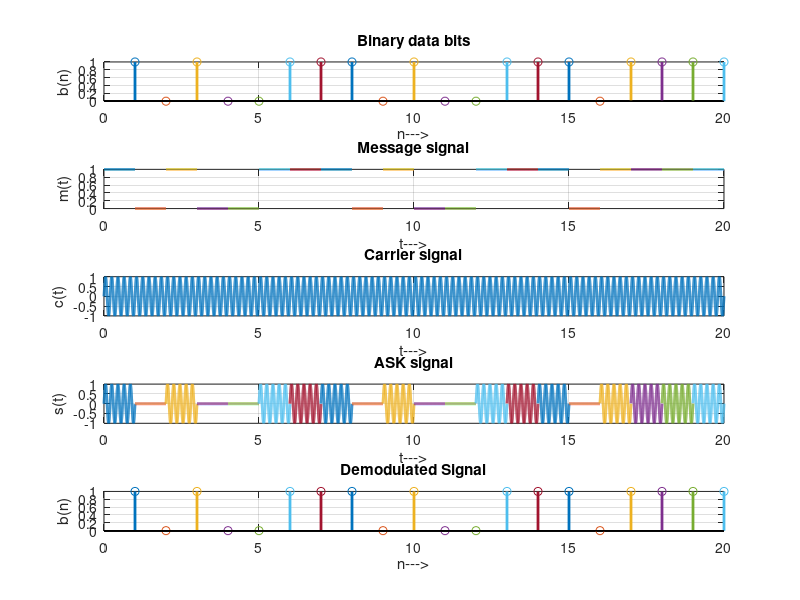

Write MATLAB code to recreate this figure.
%ASK
clc
clear all
close all
%Message signal generation
points=1000;
N=20;
m = rand(1,N);
subplot(5,1,1);
for i=1:N
if(m(i)>0.5)
    m(i)=1;
else
    m(i)=0;
end
stem(i, m(i),'LineWidth',2)
hold on
end
title('Binary data bits');
xlabel('n--->');
ylabel('b(n)');
grid on

M=[];
j=1;
subplot(5,1,2);
t = linspace(0,N,N*points);
for i=1:N
    if(m(i)==1)
        M=[M,ones(1,1000)];
    else
        M=[M,zeros(1,1000)];
    end
    plot(t(j:j+points-1),M(j:j+points-1),'LineWidth',2);
    hold on
    j=j+1000;
end
title('Message signal');
xlabel('t--->');
ylabel('m(t)');
grid on
hold on

%Carrier signal generation
fc = 5;
t = linspace(0,N,N*points);
c = sin(2*pi*fc*t);
subplot(5,1,3); 
plot(t,c,'LineWidth',2);
title('Carrier signal');
xlabel('t--->');
ylabel('c(t)');
grid on

%ASK
subplot(5,1,4);
j=1;
for i=1:N
    ASK(j:j+points-1)=M(j:j+points-1).*c(j:j+points-1);
    plot(t(j:j+points-1),ASK(j:j+points-1),'LineWidth',2);
    hold on
    j=j+1000;
end
title('ASK signal');
xlabel('t--->');
ylabel('s(t)');
grid on
hold on

DM=[];
j=1;
subplot(5,1,5);
for i=1:N
    x = sum(c(j:j+points-1).*ASK(j:j+points-1));
    if x==0
        DM=[DM,0];
    else
        DM=[DM,1];
    end
    j=j+1000;
    stem(i,DM(i),'LineWidth',2);
    hold on
end
%Plot demodulated binary bits
title('Demodulated Signal')
xlabel('n--->');
ylabel('b(n)');
grid on
